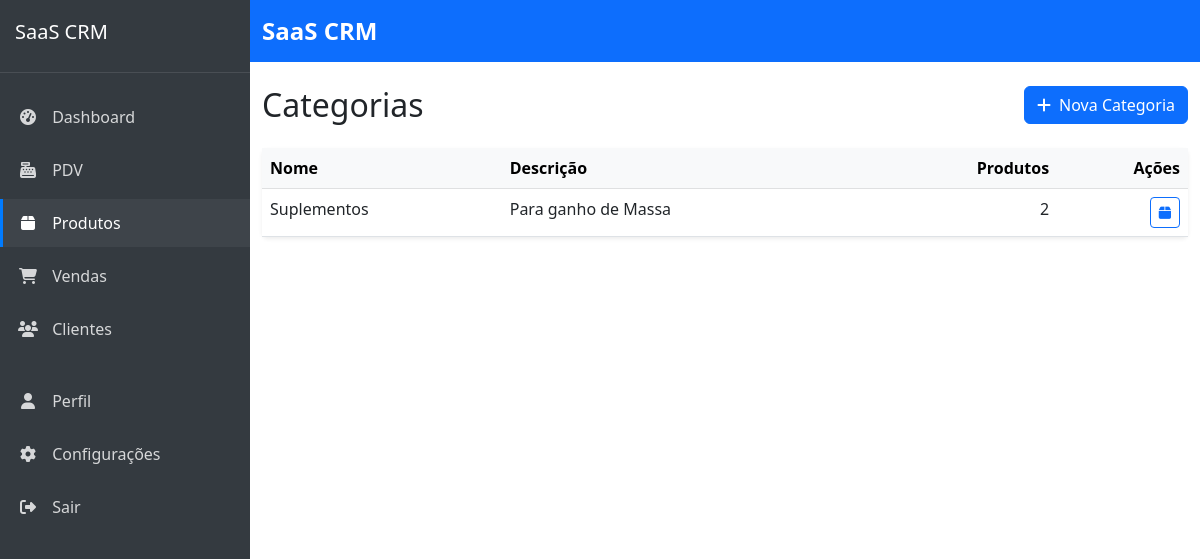
/produtos/categorias/ (signed in), run on an earlier commit of the app's database.
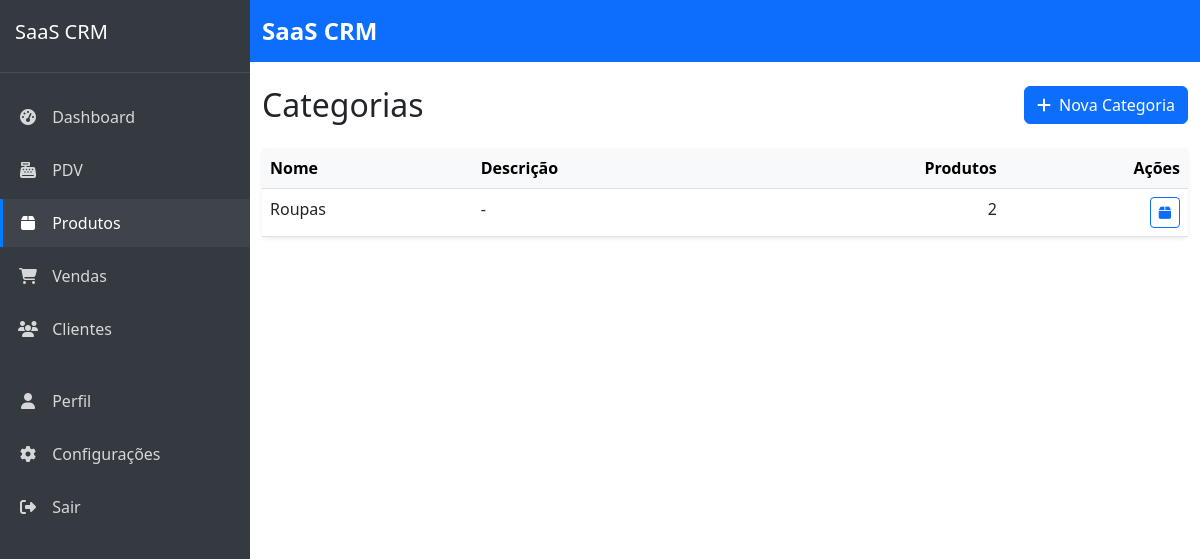
And on a later commit of the database.
### products/models.py (models this page shows, shortened)
class Category(models.Model):
    company = models.ForeignKey(Company, on_delete=models.CASCADE, verbose_name='Empresa', related_name='categories')
    name = models.CharField('Nome', max_length=100)
    description = models.TextField('Descrição', blank=True, null=True)
    created_at = models.DateTimeField('Criado em', auto_now_add=True)
    updated_at = models.DateTimeField('Atualizado em', auto_now=True)
    class Meta:
        verbose_name = 'Categoria'
        verbose_name_plural = 'Categorias'
        ordering = ['name']
        unique_together = ['company', 'name']  # Prevent duplicate category names within same company

### products/views.py (the view)
# urls.py: path('categorias/', views.category_list, name='category_list'),
@login_required
def category_list(request):
    categories = Category.objects.filter(company=request.user.company)
    return render(request, 'products/category_list.html', {'categories': categories})

### templates/products/category_list.html (shortened to what this page needs)
{% extends 'core/base.html' %}
{% block content %}
<div class="d-flex justify-content-between align-items-center mb-4">
    <h1 class="h2 mb-0">Categorias</h1>
    <a href="{% url 'products:category_create' %}" class="btn btn-primary">
        <i class="fas fa-plus me-1"></i> Nova Categoria
    </a>
</div>
<div class="card border-0 shadow-sm">
    <div class="card-body p-0">
        <div class="table-responsive">
            <table class="table table-hover mb-0">
                <thead class="table-light">
                    <tr>
                        <th>Nome</th>
                        <th>Descrição</th>
                        <th class="text-end">Produtos</th>
                        <th class="text-end">Ações</th>
                    </tr>
                </thead>
                <tbody>
                    {% for category in categories %}
                    <tr>
                        <td>{{ category.name }}</td>
                        <td>{{ category.description|default:"-" }}</td>
                        <td class="text-end">{{ category.products.count }}</td>
                        <td class="text-end">
                            <a href="{% url 'products:product_list' %}?category={{ category.id }}" class="btn btn-sm btn-outline-primary">
                                <i class="fas fa-box"></i>
                            </a>
                        </td>
                    </tr>
                    {% endfor %}
                </tbody>
            </table>
        </div>
    </div>
</div>
{% endblock %}

What changed in the data, as far as the page shows it:
removed Category: name "Suplementos", description "Para ganho de Massa", products.count "2"
added Category: name "Roupas", description "-", products.count "2"
